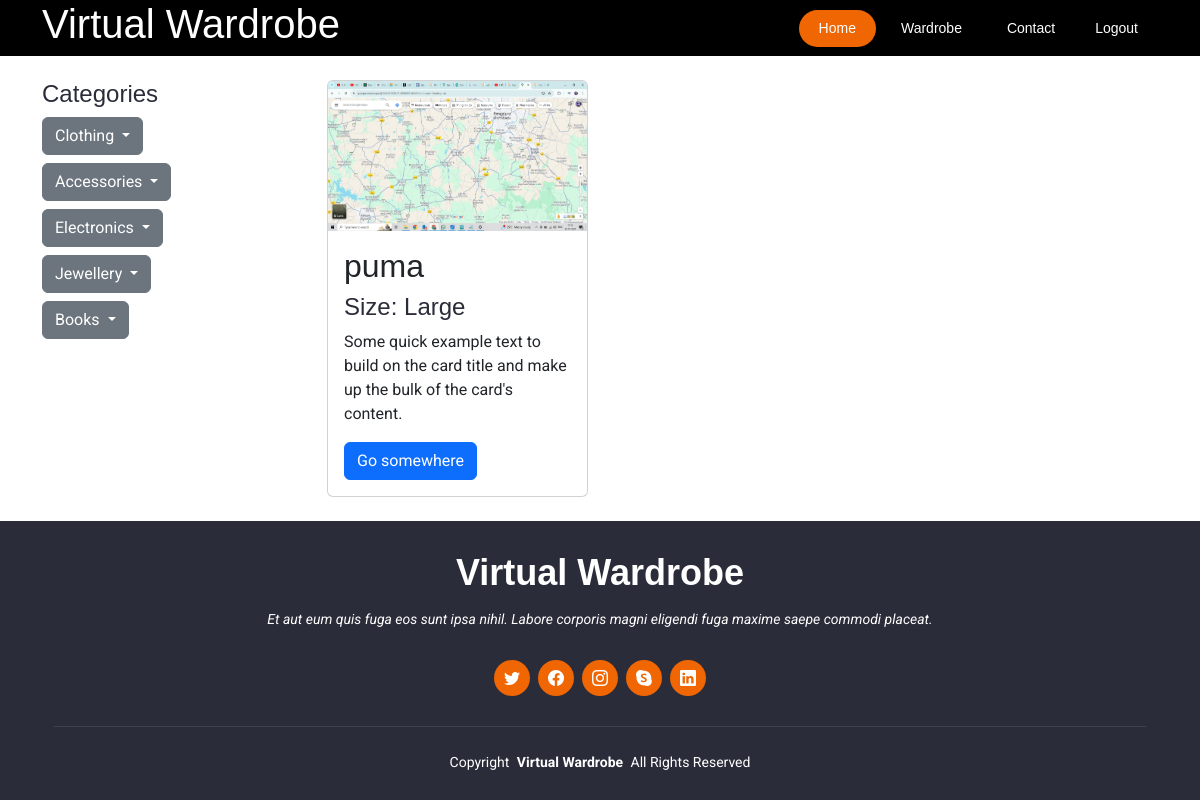
The page /wardrobe (signed in) on the database its author committed.
### myapp/models.py (models this page shows, shortened)
class user_item(models.Model):
    user = models.ForeignKey(User, on_delete=models.CASCADE)
    size_choices = (
        ('Extra Small', 'XS'),
        ('small', 'S'),
        ('medium', 'M'),
        ('Large', 'L'),
        ('Extra Large', 'XL'),
    )
    banner = models.ImageField(default='fallback.png', blank=True)
    cloth_brand = models.CharField(max_length=100)
    cloth_color = models.CharField(max_length=100)
    cloth_type = models.CharField(max_length=100)
    cloth_size = models.CharField(max_length=100, choices=size_choices)

### myapp/views.py (the view)
# urls.py: path('wardrobe', views.wardrobe, name='wardrobe'),
def wardrobe(request):
    items = user_item.objects.filter(user=request.user)
    return render(request, 'wardrobe.html', {'items': items})

### templates/wardrobe.html (shortened to what this page needs)
{% load static %}
<!DOCTYPE html>
<html lang="en">
<head>
    <link href="{% static 'assets/vendor/bootstrap/css/bootstrap.min.css' %}" rel="stylesheet">
    <link rel="stylesheet" href="https://cdn.jsdelivr.net/npm/bootstrap-icons@1.10.5/font/bootstrap-icons.css">
    <link href="{% static 'assets/vendor/aos/aos.css' %}" rel="stylesheet">
    <link href="{% static 'assets/vendor/animate.css/animate.min.css' %}" rel="stylesheet">
    <link href="{% static 'assets/vendor/glightbox/css/glightbox.min.css' %}" rel="stylesheet">
    <link href="{% static 'assets/vendor/swiper/swiper-bundle.min.css' %}" rel="stylesheet">
    <link href="{% static 'assets/css/main.css' %}" rel="stylesheet">
</head>
<body>
    <header id="header" style="background-color: black;" header d-flex align-items-center fixed-top>
        <div class="container-fluid container-xl position-relative d-flex align-items-center justify-content-between">
            <a href="/" class="logo d-flex align-items-center">
                <h1 class="sitename" style="color: white;">Virtual Wardrobe</h1>
            </a>
            <nav id="navmenu" class="navmenu">
                <ul>
                    <li><a href="#hero" class="active">Home</a></li>
                    <li><a href="wardrobe">Wardrobe</a></li>
                    <li><a href="#contact">Contact</a></li>
                    {% if user.is_authenticated %}
                    <a class="btn-getstarted" href="login">Logout</a>
                    {% else %}
                    <a class="btn-getstarted" href="login">Login</a>
                    {% endif %}
                </ul>
            </nav>
        </div>
    </header>
    <div class="container mt-4">
        <div class="row">
            <div class="col-md-3">
                <div class="sidebar">
                    <h4>Categories</h4>
                    <div class="dropdown">
                        <button class="btn btn-secondary dropdown-toggle" type="button" id="clothingDropdown" data-bs-toggle="dropdown" aria-expanded="false">
                            Clothing
                        </button>
                    </div>
                    <div class="dropdown mt-2">
                        <button class="btn btn-secondary dropdown-toggle" type="button" id="accessoriesDropdown" data-bs-toggle="dropdown" aria-expanded="false">
                            Accessories
                        </button>
                    </div>
                    <div class="dropdown mt-2">
                        <button class="btn btn-secondary dropdown-toggle" type="button" id="electronicsDropdown" data-bs-toggle="dropdown" aria-expanded="false">
                            Electronics
                        </button>
                    </div>
                    <div class="dropdown mt-2">
                        <button class="btn btn-secondary dropdown-toggle" type="button" id="jewelleryDropdown" data-bs-toggle="dropdown" aria-expanded="false">
                            Jewellery
                        </button>
                    </div>
                    <div class="dropdown mt-2">
                        <button class="btn btn-secondary dropdown-toggle" type="button" id="booksDropdown" data-bs-toggle="dropdown" aria-expanded="false">
                            Books
                        </button>
                    </div>
                </div>
            </div>
            <div class="col-md-9">
                <div class="row">
                    {% for item in items %}
                        <div class="col-md-4 mb-4">
                            <div class="card">
                                <img class="card-img-top" src="{{ item.banner.url }}" style="height: 150px;" alt="Card image cap">
                                <div class="card-body">
                                    <h2 class="card-title">{{ item.cloth_brand }}</h2>
                                    <h4>Size: {{ item.cloth_size }}</h4>
                                    <p class="card-text">Some quick example text to build on the card title and make up the bulk of the card's content.</p>
                                    <a href="#" class="btn btn-primary">Go somewhere</a>
                                </div>
                            </div>
                        </div>
                    {% endfor %}
                </div>
            </div>
        </div>
    </div>
    <footer id="footer" class="footer dark-background">
        <div class="container">
            <h3 class="sitename">Virtual Wardrobe</h3>
            <p>Et aut eum quis fuga eos sunt ipsa nihil. Labore corporis magni eligendi fuga maxime saepe commodi placeat.</p>
            <div class="social-links d-flex justify-content-center">
                <a href=""><i class="bi bi-twitter"></i></a>
                <a href=""><i class="bi bi-facebook"></i></a>
                <a href=""><i class="bi bi-instagram"></i></a>
                <a href=""><i class="bi bi-skype"></i></a>
                <a href=""><i class="bi bi-linkedin"></i></a>
            </div>
            <div class="container">
                <div class="copyright">
                    <span>Copyright</span> <strong class="px-1 sitename">Virtual Wardrobe</strong> <span>All Rights Reserved</span>
                </div>
            </div>
        </div>
    </footer>
</body>
</html>

### static/assets/css/main.css (style rules this page uses)
:root { --default-font: "Roboto", system-ui, -apple-system, "Segoe UI", Roboto, "Helvetica Neue", Arial, "Noto Sans", "Liberation Sans", sans-serif, "Apple Color Emoji", "Segoe UI Emoji", "Segoe UI Symbol", "Noto Color Emoji"; --heading-font: "Raleway", sans-serif; --nav-font: "Poppins", sans-serif; }
:root { --background-color: #ffffff; --default-color: #444444; --heading-color: #2a2c39; --accent-color: #ef6603; --surface-color: #ffffff; --contrast-color: #ffffff; }
:root { --nav-color: #ffffff; --nav-hover-color: #ef6603; --nav-mobile-background-color: #ffffff; --nav-dropdown-background-color: #ffffff; --nav-dropdown-color: #060606; --nav-dropdown-hover-color: #ef6603; }
.dark-background { --background-color: #2a2c39; --default-color: #ffffff; --heading-color: #ffffff; --surface-color: #404356; --contrast-color: #ffffff; }
:root { scroll-behavior: smooth; }
body { color: var(--default-color); background-color: var(--background-color); font-family: var(--default-font); }
a { color: var(--accent-color); text-decoration: none; transition: 0.3s; }
h1, h2, h3, h4, h5, h6 { color: var(--heading-color); font-family: var(--heading-font); }
@media (min-width: 1200px) { .navmenu { padding: 0; } }
@media (min-width: 1200px) { .navmenu ul { margin: 0; padding: 0; display: flex; list-style: none; align-items: center; } }
@media (min-width: 1200px) { .navmenu li { position: relative; margin-left: 5px; } }
@media (min-width: 1200px) { .navmenu a, .navmenu a:focus { color: var(--nav-color); padding: 8px 20px; font-size: 14px; font-family: var(--nav-font); font-weight: 400; display: flex; align-items: center; justify-content: space-between; white-space: nowrap; transition: 0.3s; border-radius: 50px; } }
@media (min-width: 1200px) { .navmenu li:hover>a, .navmenu .active, .navmenu .active:focus { background-color: var(--nav-hover-color); } }
.footer { color: var(--default-color); background-color: var(--background-color); font-size: 14px; text-align: center; padding: 30px 0; position: relative; }
.footer h3 { font-size: 36px; font-weight: 700; position: relative; padding: 0; margin: 0 0 15px 0; }
.footer p { font-size: 15; font-style: italic; padding: 0; margin: 0 0 30px 0; }
.footer .social-links { margin: 0 0 30px 0; }
.footer .social-links a { font-size: 16px; display: flex; align-items: center; justify-content: center; background: var(--accent-color); color: var(--contrast-color); line-height: 1; margin: 0 4px; border-radius: 50%; text-align: center; width: 36px; height: 36px; transition: 0.3s; }
.footer .copyright { padding-top: 25px; border-top: 1px solid color-mix(in srgb, var(--default-color), transparent 90%); }

### rows shown on the page
user_item: banner (picture), cloth_brand "puma", cloth_size "Large"
